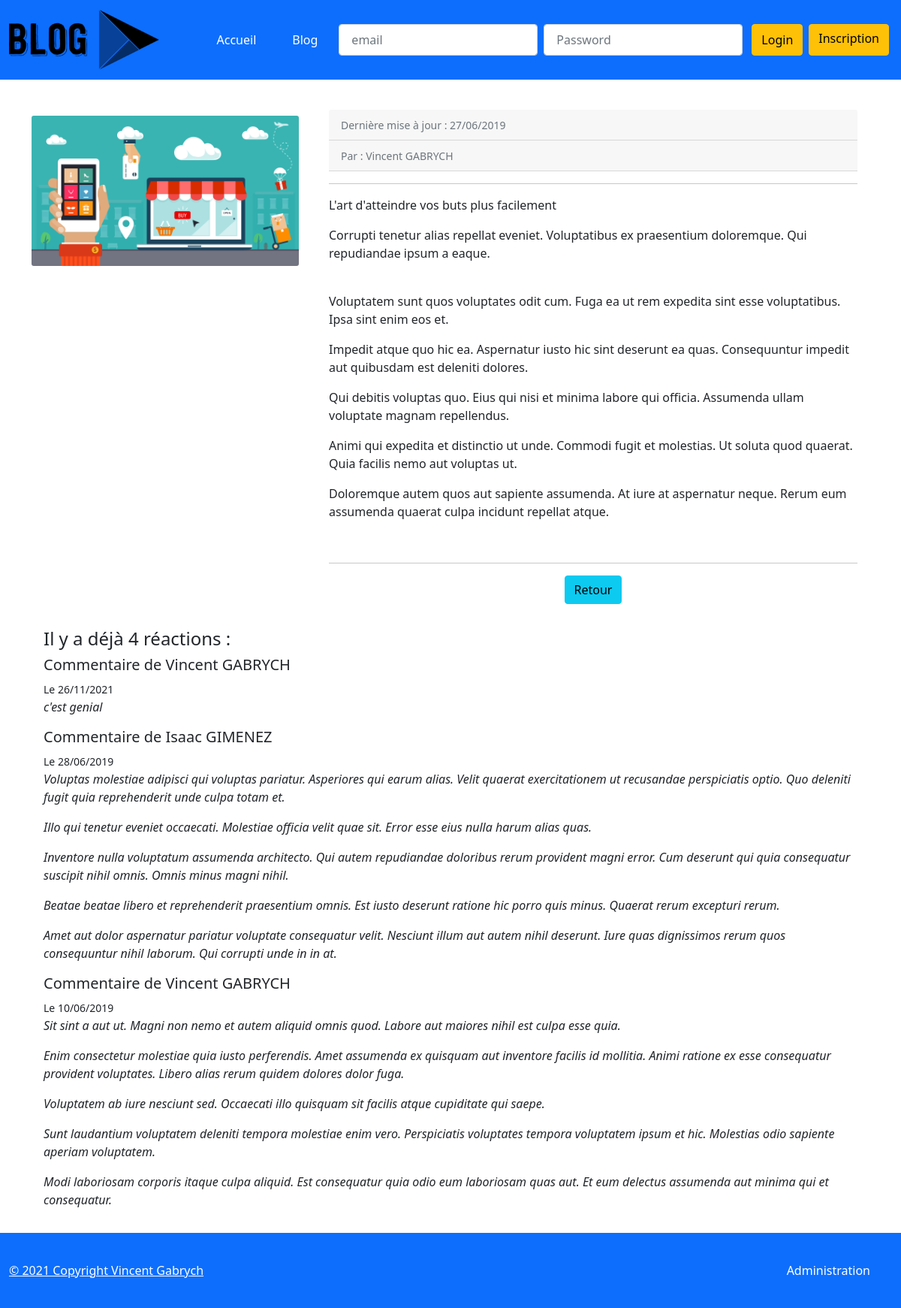
Before: /index.php?controller=ArticleController&task=showOneArticle&id=3 with the older database file.
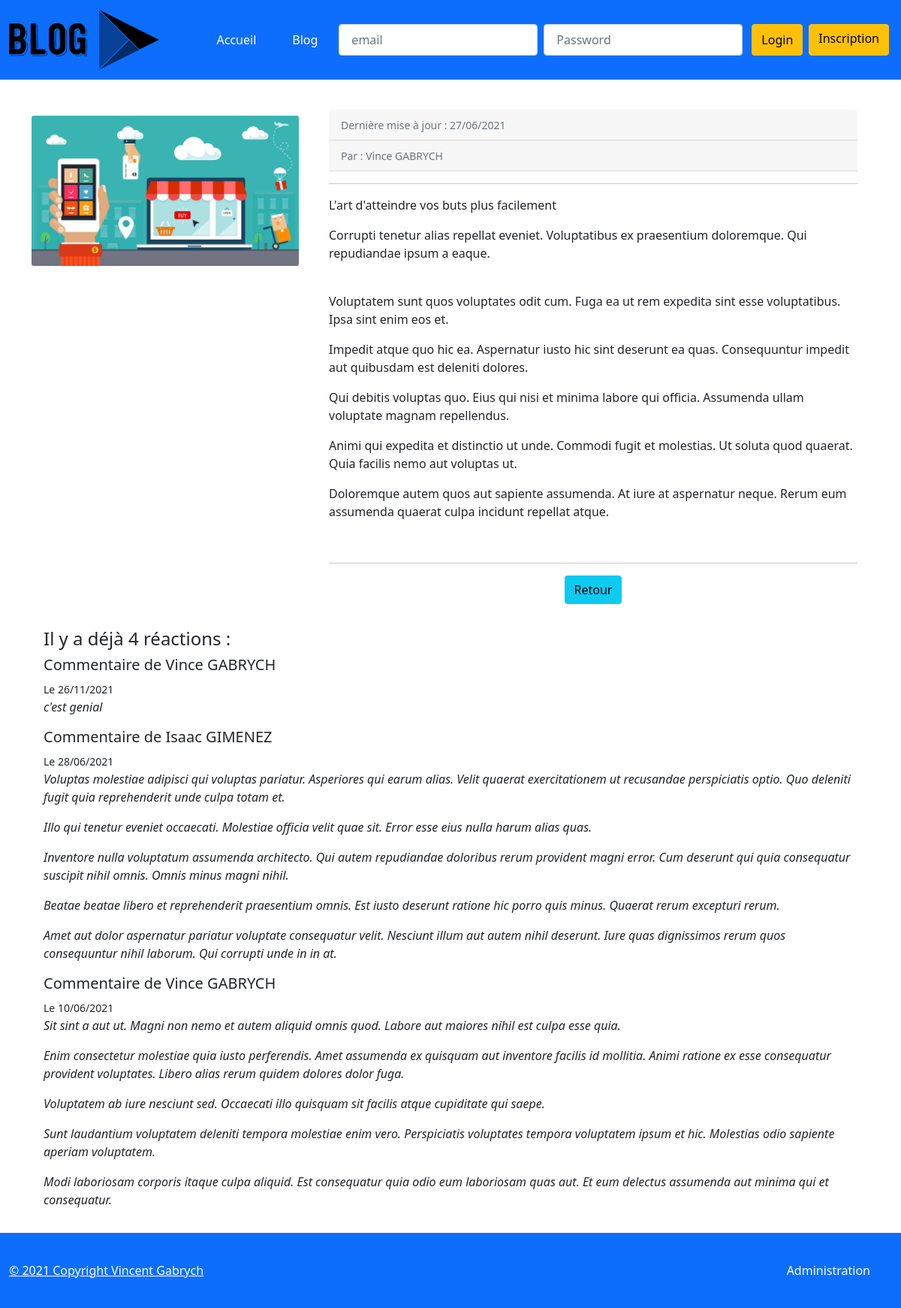
After: the same page with the newer database file.
### tables this page shows
CREATE TABLE IF NOT EXISTS `articles` (
  `id` int(11) NOT NULL AUTO_INCREMENT,
  `title` varchar(255) DEFAULT NULL,
  `chapo` varchar(255) DEFAULT NULL,
  `content` longtext,
  `user_id` int(11) NOT NULL,
  `created_at` datetime DEFAULT NULL,
  `posted` tinyint(1) DEFAULT NULL,
  PRIMARY KEY (`id`),
  KEY `fk_posts_Users_idx` (`user_id`)
);

CREATE TABLE IF NOT EXISTS `comments` (
  `id` int(11) NOT NULL AUTO_INCREMENT,
  `author_id` int(11) NOT NULL,
  `article_id` int(11) NOT NULL,
  `content` longtext,
  `created_at` datetime DEFAULT NULL,
  `publied` tinyint(1) DEFAULT NULL,
  PRIMARY KEY (`id`),
  KEY `fk_comments_Users1_idx` (`author_id`),
  KEY `fk_comments_posts1_idx` (`article_id`)
);

### libraries/Renderer.php (called while the page is built, shortened)
<?php
class Renderer
{
public static function render(string $path, array $variables = []): void
    {
        extract($variables);
        require('templates/' . $path . '.html.php');
        $pageContent = ob_get_clean();
        require('templates/home/layout.html.php');
    }
}

### libraries/controllers/ArticleController.php (called while the page is built, shortened)
<?php
require_once('libraries/services/BlogService.php');
require_once('libraries/renderer.php');
class ArticleController
{
    public function showOneArticle()
    {
        $id = filter_input(INPUT_GET, 'id', FILTER_VALIDATE_INT);
        $article = (new BlogService())->getOneArticleWithComments($id);
        $avm = new ArticleViewModel();
        $avm->article = $article;
        \Renderer::render('articles/show', compact('avm'));
    }
}

### libraries/Application.php (called while the page is built, shortened)
<?php
class Application
{
     public static function process()
    {
            $taskName = self::getTaskName();
            $controller = new $controllerName();
            $controller->$taskName();
    }
    private static function getTaskName(): string
    {
        $taskName = filter_input(INPUT_GET, "task", FILTER_SANITIZE_SPECIAL_CHARS);
        return $taskName;
    }
}

### index.php (called while the page is built, shortened)
<?php
require_once('libraries/Application.php');
Application::process();

### DataBase/Database.php (called while the page is built)
<?php
class Database
{
    public static function getPdo(int $errorMode =  PDO::ERRMODE_EXCEPTION, int $fetchMode = PDO::FETCH_ASSOC): PDO
    {
        return new PDO('mysql:host=localhost;dbname=projet5;charset=utf8', 'root', 'root', [
            PDO::ATTR_ERRMODE => $errorMode,
            PDO::ATTR_DEFAULT_FETCH_MODE => $fetchMode
        ]);
    }
}

### libraries/services/BlogService.php (called while the page is built, shortened)
<?php
require_once('libraries/Repositories/ArticleRepository.php');
require_once('libraries/Repositories/CommentRepository.php');
require_once('libraries/Models/model/Article.Model.php');
require_once('libraries/Models/model/CommentWithNameModel.php');
require_once('libraries/Models/model/User.Model.php');
class BlogService
{
    public function getOneArticleWithComments(int $id) : ?ArticleModel
    {
        $articleRepo = new ArticleRepository();
        $commentRepo = new CommentRepository();
        $userRepo = new UserRepository();
        $articleEntity = $articleRepo->getOneArticle($id);
        $commentsEntities = $commentRepo->getCommentsByArticleId($id);
        $userArticleEntity = $userRepo->getUserById($articleEntity->getUserId());
        $userModel = new UserModel();
        $userModel->setId($userArticleEntity->getId());
        $userModel->setFirstname(ucfirst(strtolower($userArticleEntity->getFirstname()) ));
        $userModel->setLastname(strtoupper($userArticleEntity->getLastname()));
        $userModel->setEmail($userArticleEntity->getEmail());
        $userModel->setFullname($userModel->getFirstname() . ' ' . $userModel->getLastname());
        $userModel->setRole($userArticleEntity->getRole());
        $commentsModel = [];
        foreach($commentsEntities as $c)
        {
            $cm = new CommentWithNameModel();
            $cm->setId($c->getId());
            $CommentsUserEntity = $userRepo->getUserById($c->getAuthorId());
            $userCommentModel = new UserModel();
            $userCommentModel->setId($CommentsUserEntity->getId());
            $userCommentModel->setFirstname(ucfirst(strtolower($CommentsUserEntity->getFirstname()) ));
            $userCommentModel->setLastname(strtoupper($CommentsUserEntity->getLastname()));
            $cm->setFullname($userCommentModel->getFirstname() ."  ". $userCommentModel->getLastname() );
            $cm->setArticleId($c->getArticleId());
            $cm->setContent($c->getContent());
            $cm->setCreatedAt($c->getCreatedAt());
            $cm->setPublied($c->getPublied());
            $cm->setCensored( strpos($cm->getContent(), 'http://') !== false );
            array_push($commentsModel, $cm);
        }
        $articleModel = new ArticleModel();
        $articleModel->setAllComments($commentsModel);
        $articleModel->setAuthor($userModel);
        $articleModel->setChapo($articleEntity->getChapo());
        $articleModel->setContent($articleEntity->getContent());
        $articleModel->setCreatedAt($articleEntity->getCreatedAt());
        $articleModel->setId($articleEntity->getId());
        $articleModel->setPosted($articleEntity->getPosted());
        $interval = date_diff($articleModel->getCreatedAt(), new DateTime('now'));
        $articleModel->setRecent( $interval->format('%a') < 31 );
        $articleModel->setTitle($articleEntity->getTitle());
        return $articleModel;
    }
}

### libraries/Repositories/ArticleRepository.php (called while the page is built, shortened)
<?php
require_once('DataBase/database.php');
class ArticleRepository
{
    public function __construct()
    {
        $this->pdo = \Database::getPdo();
    }
    private function toArticleEntity($line): ArticleEntity {
        $article = new ArticleEntity();
        $article->setId(intval($line['id']));
        $article->setTitle($line['title']);
        $article->setChapo($line['chapo']);
        $article->setContent($line['content']);
        $article->setUserId(intval($line['user_id']));
        $article->setCreatedAt(new DateTime($line['created_at']));
        $article->setPosted($line['posted'] === null ? false : $line['posted']);
        return $article;
    }
    public function getOneArticle(int $id): ?ArticleEntity
    {
        $query = $this->pdo->prepare("SELECT a.* FROM articles as a where a.id = :id");
        $query->execute(['id' => $id]);
        $articleLine = $query->fetch();
        $article = null;
        if ($articleLine !== false) {
            $article = $this->toArticleEntity($articleLine);
        }
        return $article;
    }
}

### libraries/models/Model/Article.Model.php (called while the page is built, shortened)
<?php
class ArticleModel
{
    private $id;
    private $title;
    private $chapo;
    private $content;
    private $createdAt;
    private $allComments;
    private $author;
    public function getId(): int
    {
        return $this->id;
    }
    public function setId(int $id)
    {
        $this->id = $id;
    }
    public function getTitle(): string
    {
        return $this->title;
    }
    public function setTitle(string $title)
    {
        $this->title = $title;
    }
    public function getChapo(): string
    {
        return $this->chapo;
    }
    public function setChapo(string $chapo)
    {
        $this->chapo = $chapo;
    }
    public function getContent(): string
    {
        return $this->content;
    }
    public function setContent(string $content)
    {
        $this->content = $content;
    }
    public function getCreatedAt(): DateTime
    {
        return $this->createdAt;
    }
    public function setCreatedAt(DateTime $createdAt)
    {
        $this->createdAt = $createdAt;
    }
    public function getAllComments(): array
    {
        return $this->allComments;
    }
    public function setAllComments(array $comments)
    {
        $this->allComments = $comments;
    }
    public function getAuthor(): ?UserModel
    {
        return $this->author;
    }
    public function setAuthor(UserModel $author)
    {
        $this->author = $author;
    }
}

### libraries/models/Model/User.model.php (called while the page is built, shortened)
<?php
class UserModel
{
    private $fullname;
    public function getFullname() : string
    {
        return $this->fullname;
    }
    public function setFullname(string $fullname)
    {
        $this->fullname = $fullname;
    }
}

### libraries/models/Model/CommentWithNameModel.php (called while the page is built, shortened)
<?php
require_once('libraries/models/model/User.model.php');
class CommentWithNameModel extends UserModel
{
    private $content;
    private $createdAt;
    private $publied;
    public function getContent(): string
    {
        return $this->content;
    }
    public function setContent(string $content): void
    {
        $this->content = $content;
    }
    public function getCreatedAt(): DateTime
    {
        return $this->createdAt;
    }
    public function setCreatedAt(DateTime $createdAt): void
    {
        $this->createdAt = $createdAt;
    }
    public function isPublied(): bool
    {
        return $this->publied;
    }
    public function setPublied(bool $publied): void
    {
        $this->publied = $publied;
    }
}

### libraries/Repositories/CommentRepository.php (called while the page is built, shortened)
<?php
require_once('DataBase/database.php');
class CommentRepository
{
    public function __construct()
    {
        $this->pdo = \Database::getPdo();
    }
    public function getCommentsByArticleId(int $id): array
    {
        $query = $this->pdo->prepare(
            " SELECT c.* FROM Comments as c Where c.article_id= :id ORDER BY created_At DESC"
        );
        $query->execute(['id' => $id]);
        $allComments = [];
        while ($commentLine = $query->fetch()) {
            $comment = new CommentEntity();
            $comment->setId($commentLine['id']);
            $comment->setAuthorId($commentLine['author_id']);
            $comment->setArticleId($commentLine['article_id']);
            $comment->setContent($commentLine['content']);
            $comment->setCreatedAt(new DateTime($commentLine['created_at']));
            $comment->setPublied($commentLine['publied'] === null ? false:$commentLine['publied']);
            array_push($allComments, $comment);
        }
        return $allComments;
    }
}

### templates/articles/show.html.php (the view, shortened to what this page needs)
<div class="row">
        <Div class="col-lg-4">
            <br>
            <img class="card-img" src="/img/posts/<?php echo $avm->article->getId() ?>.jpg" >
        </div>
        <div class="col-lg-8">
            <div class="card-body">
                    <div class="card-header"><small class="text-muted">Dernière mise à jour : <?= $avm->article->getCreatedAt()->format('d/m/Y') ?></small></div>
                    <div class="card-header"><small class="text-muted">Par : <?= $avm->article->getAuthor()->getFullname() ?></small></div>
                    <hr>
                    <div class="mb-3"><?= $avm->article->getTitle() ?></div>
                    <div class="mb-3"><?= $avm->article->getChapo() ?></div>
                    <br>
                    <div class="mb-3"><?= $avm->article->getContent() ?></div>
                    <br>
                    <hr>
                    <div class="col-auto text-center">
                    <a href="index.php?controller=ArticleController&task=showAllArticlesWithPagination" class="btn btn-info">Retour </a>
                    </div>
            </div>
        </div>
</div>
<div class="card-body Comment">
    <?php if (count($avm->article->getAllComments()) === 0) : ?>
        <h4>Il n'y a pas encore de commentaires pour cet article ... SOYEZ LE PREMIER ! :D</h4>
    <?php else : ?>
        <h4>Il y a déjà <?= count($avm->article->getAllComments()) ?> réactions : </h4>
        <?php foreach ($avm->article->getAllComments() as $commentaire) : if ($commentaire->isPublied() == 1){  ?>
            <h5>Commentaire de <?= $commentaire->getFullname() ?></h5>
            <small>Le <?= $commentaire->getCreatedAt()->format('d/m/Y') ?></small>
            <blockquote>
                <em><?= $commentaire->getContent() ?></em>
            </blockquote>
        <?php } endforeach ?>
    <?php endif ?>
</div>

### templates/home/layout.html.php (shortened to what this page needs)
<!DOCTYPE html>
<html>
    <head>
        <link href="/assets/css/style.css" rel="stylesheet">
        <link href="/assets/vendor/bootstrap-icons/bootstrap-icons.css" rel="stylesheet">
        <link href="https://cdn.jsdelivr.net/npm/bootstrap@5.1.1/dist/css/bootstrap.min.css" rel="stylesheet">
    </head>
    <body class="d-flex flex-column min-vh-100">
        <?php include "topbar.html.php" ?>
        <main>
        <div class="container">
            <?= $pageContent ?>
        </div>
        </main>
        <?php include "footer.html.php" ?>
    </body>
</html>

### templates/home/topbar.html.php (shortened to what this page needs)
<nav class="navbar navbar-expand-lg navbar-dark bg-primary text-white ">
        <div class="container-fluid ">
            <a class="navbar-brand" href="#"><img src="../img/logo.png" height="80" alt="Blog" ></a>
            <div class="collapse navbar-collapse justify-content-end" id="mob-navbar">
                <ul class="nav nav-pills nav-fill ">
                    <li class="nav-item me-2">
                        <a class="nav-link text-white me-2" href="index.php">Accueil</a>
                    </li>
                    <li class="nav-item me-2">
                        <a class="nav-link text-white me-2 " href="index.php?controller=ArticleController&task=showAllArticlesWithPagination">Blog</a>
                    </li>
                </ul>
                <?php if (empty($_SESSION)){  echo'
                <form class="d-flex nav-item" action="index.php?controller=UserController&task=login" method="POST">
                    <input class="form-control nav-link me-2" type="email" name="email" placeholder="email" />
                    <input class="form-control nav-link me-2" type="password" name="password" placeholder="Password" />
                    <button class="mx-1 btn btn-warning " type="submit">Login</button>
                    <a class="mx-1 btn btn-warning"  href="index.php?controller=UserController&task=registerpage" ">Inscription</a>
                </form>';
              }
                ?>
            </div>
        </div>
    </nav>
    <br>

### templates/home/footer.html.php
<footer class="footer mt-auto navbar navbar-dark bg-primary text-white">
  <div class="container-fluid ">
      <a href="#" class="text-white brand-logo">© 2021 Copyright Vincent Gabrych </a>
      <div class="navbar justify-content-end" id="navbarNavAltMarkup">
        <ul class="nav justify-content-end">
          <li class="btn btn-outline-primary"><a class="nav-link text-white" href="/admin/index.php">Administration</a></li>
        </ul>
      </div>
  </div>
</footer>

### assets/css/style.css (style rules this page uses)
body { min-height: 100vh; position: relative; margin: 0; box-sizing: border-box; }
footer { position: absolute; bottom: 0; height: 100px; }
.container { width: auto; padding: 0 15px; }

Changed rows visible on the page:
computed for comments "c'est genial": Fullname "Vincent GABRYCH" → "Vince GABRYCH"
changed comments (number 2 of 3 on the later page): format "28/06/2019" → "28/06/2021"
changed comments (number 3 of 3 on the later page): Fullname "Vincent GABRYCH" → "Vince GABRYCH"; format "10/06/2019" → "10/06/2021"
Other visible differences:
$avm->article->getCreatedAt()->format('d/m/Y'): "27/06/2019" → "27/06/2021"
$avm->article->getAuthor()->getFullname(): "Vincent GABRYCH" → "Vince GABRYCH"
